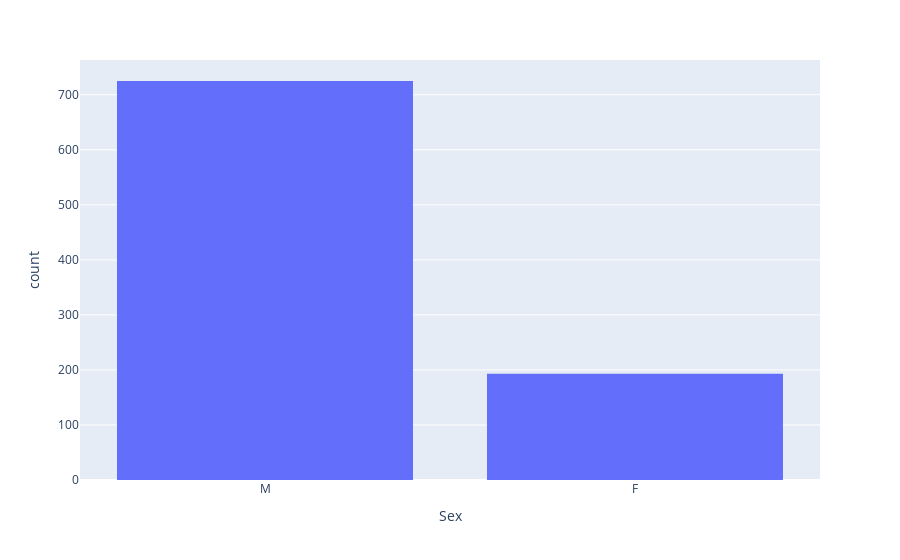
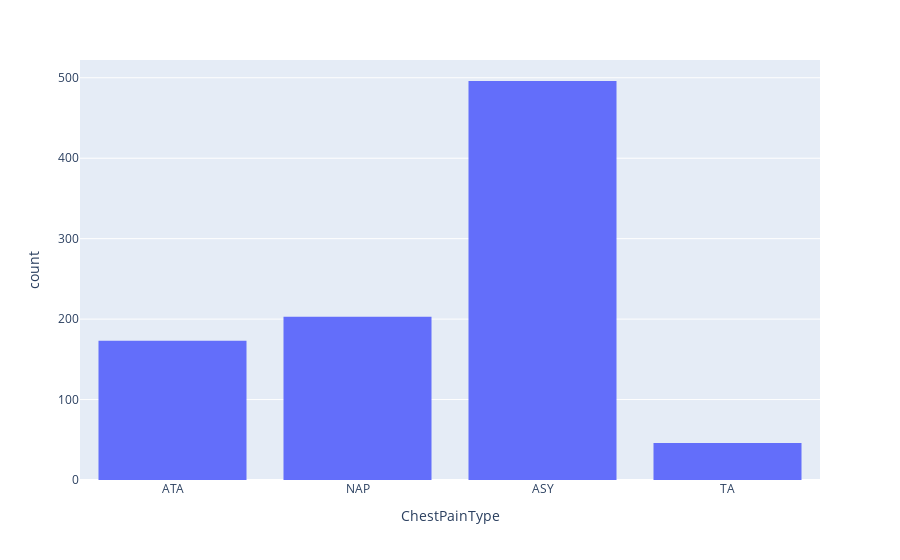
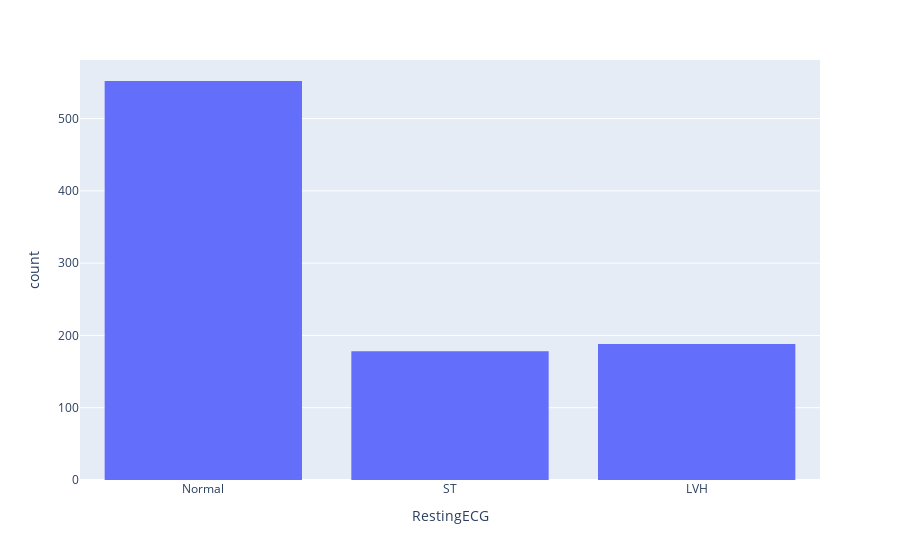
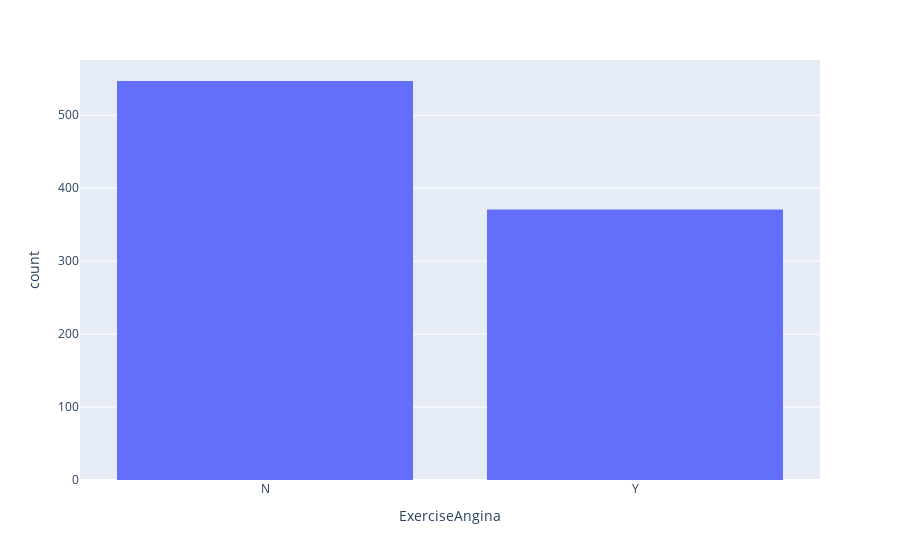

Notebook code for these charts, in order:
### Code cell
fig = px.histogram(df, x="Sex")
fig.show()

fig = px.histogram(df, x="ChestPainType")
fig.show()

fig = px.histogram(df, x="RestingECG")
fig.show()

fig = px.histogram(df, x="ExerciseAngina")
fig.show()

fig = px.histogram(df, x="ST_Slope")
fig.show()

### Figure 1 — Plotly figure (JSON) as saved in the notebook; plotly's stock layout.template omitted (floating-point values rounded to 4 significant figures; data arrays with more than 128 entries replaced by an {"elided": "..."} marker saying what was removed)
{"data": [{"alignmentgroup": "True", "bingroup": "x", "hovertemplate": "Sex=%{x}<br>count=%{y}<extra></extra>", "legendgroup": "", "marker": {"color": "#636efa", "pattern": {"shape": ""}}, "name": "", "offsetgroup": "", "orientation": "v", "showlegend": false, "type": "histogram", "x": {"elided": "918 str values"}, "xaxis": "x", "yaxis": "y"}], "layout": {"barmode": "relative", "legend": {"tracegroupgap": 0}, "margin": {"t": 60}, "xaxis": {"anchor": "y", "domain": [0, 1], "title": {"text": "Sex"}}, "yaxis": {"anchor": "x", "domain": [0, 1], "title": {"text": "count"}}}}

### Figure 2 — Plotly figure (JSON) as saved in the notebook; plotly's stock layout.template omitted (floating-point values rounded to 4 significant figures; data arrays with more than 128 entries replaced by an {"elided": "..."} marker saying what was removed)
{"data": [{"alignmentgroup": "True", "bingroup": "x", "hovertemplate": "ChestPainType=%{x}<br>count=%{y}<extra></extra>", "legendgroup": "", "marker": {"color": "#636efa", "pattern": {"shape": ""}}, "name": "", "offsetgroup": "", "orientation": "v", "showlegend": false, "type": "histogram", "x": {"elided": "918 str values"}, "xaxis": "x", "yaxis": "y"}], "layout": {"barmode": "relative", "legend": {"tracegroupgap": 0}, "margin": {"t": 60}, "xaxis": {"anchor": "y", "domain": [0, 1], "title": {"text": "ChestPainType"}}, "yaxis": {"anchor": "x", "domain": [0, 1], "title": {"text": "count"}}}}

### Figure 3 — Plotly figure (JSON) as saved in the notebook; plotly's stock layout.template omitted (floating-point values rounded to 4 significant figures; data arrays with more than 128 entries replaced by an {"elided": "..."} marker saying what was removed)
{"data": [{"alignmentgroup": "True", "bingroup": "x", "hovertemplate": "RestingECG=%{x}<br>count=%{y}<extra></extra>", "legendgroup": "", "marker": {"color": "#636efa", "pattern": {"shape": ""}}, "name": "", "offsetgroup": "", "orientation": "v", "showlegend": false, "type": "histogram", "x": {"elided": "918 str values"}, "xaxis": "x", "yaxis": "y"}], "layout": {"barmode": "relative", "legend": {"tracegroupgap": 0}, "margin": {"t": 60}, "xaxis": {"anchor": "y", "domain": [0, 1], "title": {"text": "RestingECG"}}, "yaxis": {"anchor": "x", "domain": [0, 1], "title": {"text": "count"}}}}

### Figure 4 — Plotly figure (JSON) as saved in the notebook; plotly's stock layout.template omitted (floating-point values rounded to 4 significant figures; data arrays with more than 128 entries replaced by an {"elided": "..."} marker saying what was removed)
{"data": [{"alignmentgroup": "True", "bingroup": "x", "hovertemplate": "ExerciseAngina=%{x}<br>count=%{y}<extra></extra>", "legendgroup": "", "marker": {"color": "#636efa", "pattern": {"shape": ""}}, "name": "", "offsetgroup": "", "orientation": "v", "showlegend": false, "type": "histogram", "x": {"elided": "918 str values"}, "xaxis": "x", "yaxis": "y"}], "layout": {"barmode": "relative", "legend": {"tracegroupgap": 0}, "margin": {"t": 60}, "xaxis": {"anchor": "y", "domain": [0, 1], "title": {"text": "ExerciseAngina"}}, "yaxis": {"anchor": "x", "domain": [0, 1], "title": {"text": "count"}}}}
